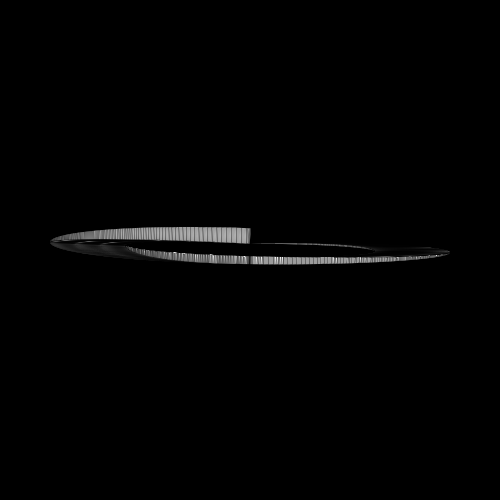
Frame 1 (no input)
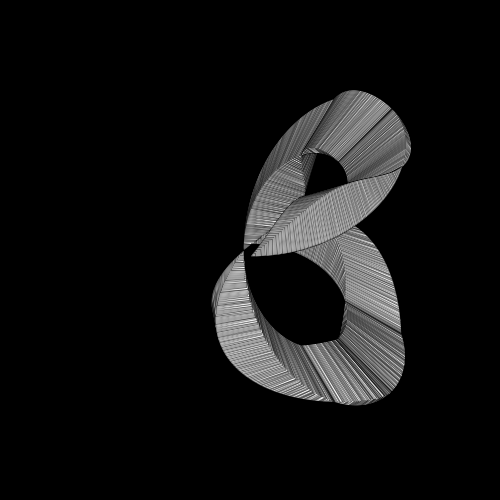
Frame 60 (the mouse pressed at the canvas centre just before this capture)
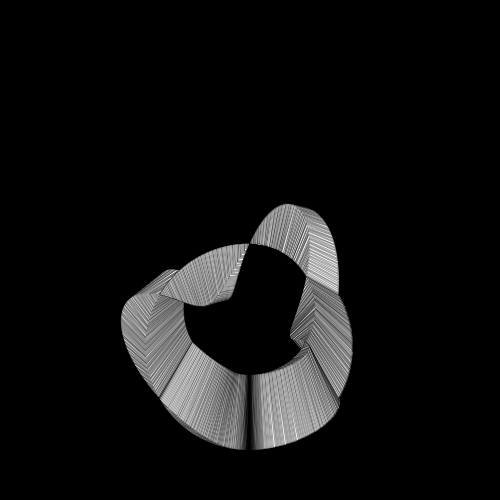
Frame 120 (the mouse held since frame 60 and released just before this capture)

The Processing sketch that drew these frames (run headless with seeded random() and noise(); from frame 60 on, the mouse is pressed at the canvas centre):

// Processing sketch: processing_107138
// ── processing_107138.pde

float amp2 = 0;
float amp = 100; 
float phase = 0; 
int elements = 1500;
void setup() {
  size(500,500);
  frameRate(25);
  smooth();
}
void draw() {

  phase = phase + .05;
  amp2 = amp2 + 0.2; 
  float spacing = TWO_PI/elements;
background(0);
translate(width*0.5,height*0.5);
  rotate(-HALF_PI);
  for (int i = 0; i < elements;i++) {
    stroke(0,100);
    strokeWeight(1);
    rect(sin(spacing*10)*(cos(spacing*i)*(amp*1.5)),(sin(spacing*i)*(amp*1.25)),cos(spacing*(i+1))*(sin(spacing*(i+1)*phase)*(amp*0.5)),(sin(spacing*i)*(amp*0.75)));
    rotate(phase*0.0007);} 
}
